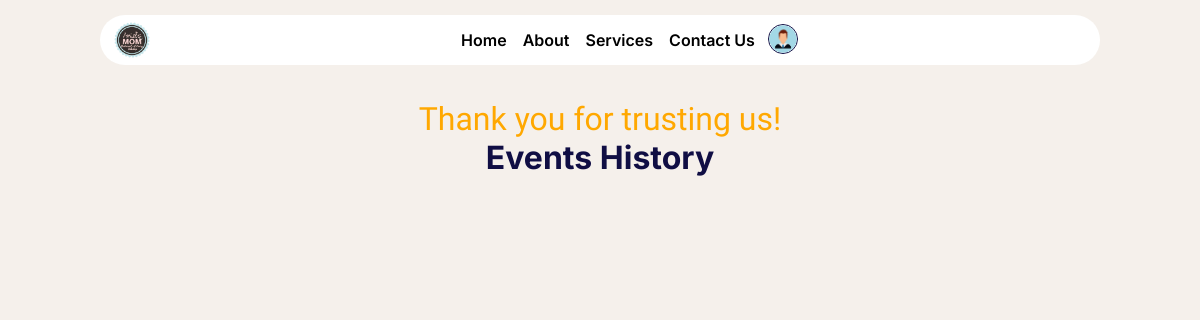
The page /features/users/web/user-dashboard.php (signed in) on the database as committed earlier.
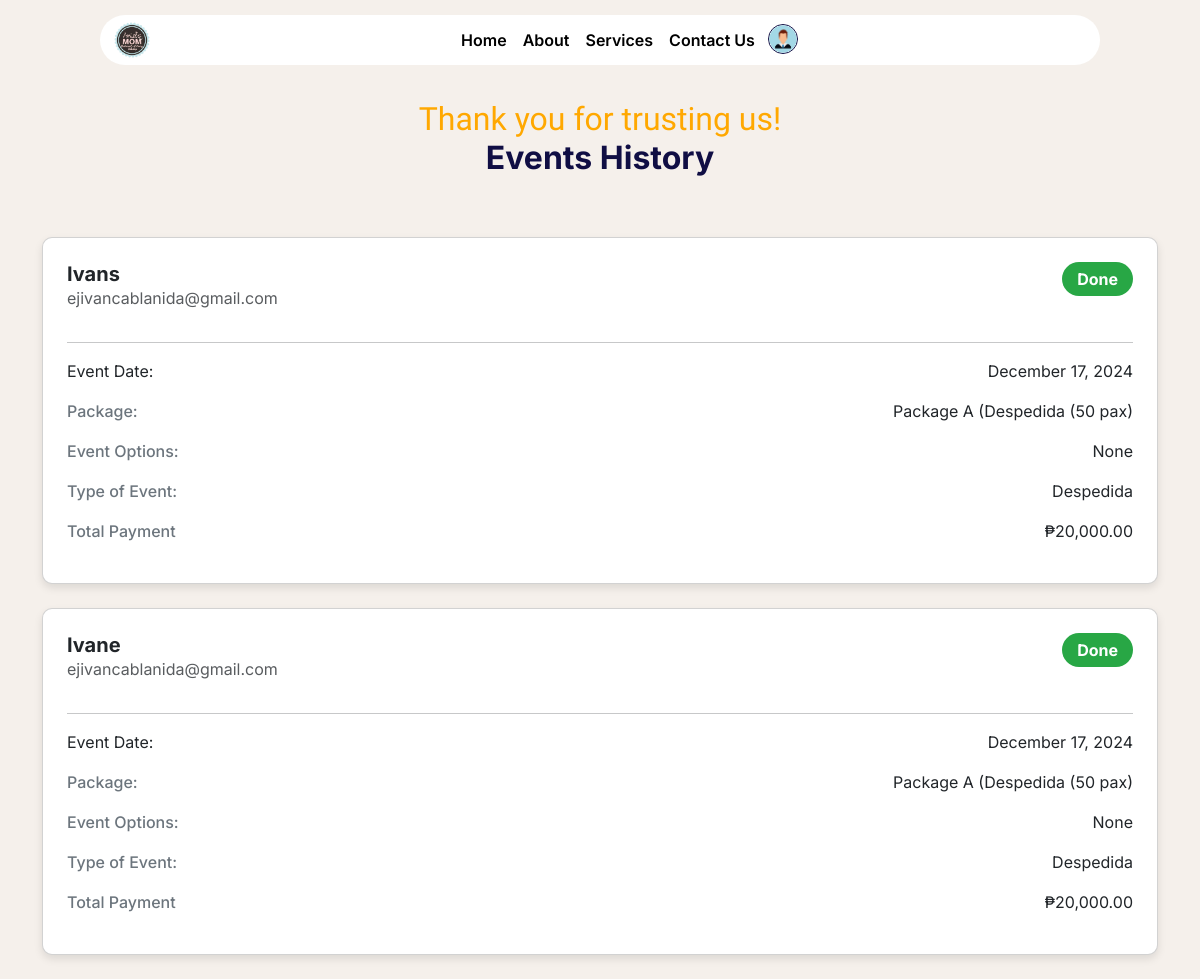
The same page on the database as committed later.
### tables this page shows
CREATE TABLE `booking` (
  `id` int(11) NOT NULL,
  `status` enum('Pending','Waiting','On-going','Finished','Cancel-pending','Cancel') NOT NULL,
  `full_name` varchar(255) NOT NULL,
  `celebrants_name` varchar(255) DEFAULT NULL,
  `email` varchar(255) NOT NULL,
  `phone_number` varchar(15) DEFAULT NULL,
  `events_date` varchar(255) DEFAULT NULL,
  `guest_count` int(11) DEFAULT NULL,
  `event_duration` int(11) DEFAULT NULL,
  `event_starttime` int(11) DEFAULT NULL,
  `event_endtime` int(11) DEFAULT NULL,
  `event_type` varchar(255) DEFAULT NULL,
  `event_package` varchar(255) DEFAULT NULL,
  `event_options` text DEFAULT NULL,
  `cost` decimal(10,2) DEFAULT 0.00,
  `cancel_reason` text DEFAULT NULL,
  `payment_image` varchar(255) DEFAULT NULL,
  `reference_no` varchar(100) DEFAULT NULL,
  `payment_amount` decimal(10,2) NOT NULL,
  `status_paid` tinyint(1) DEFAULT 0,
  `beef_dish` varchar(255) DEFAULT NULL,
  `pork_dish` varchar(255) DEFAULT NULL,
  `chicken_dish` varchar(255) DEFAULT NULL,
  `pasta_dish` varchar(255) DEFAULT NULL,
  `dessert_dish` varchar(255) DEFAULT NULL,
  `fish_dish` varchar(255) DEFAULT NULL,
  `drinks_dish` varchar(255) DEFAULT NULL,
  `created_at` datetime DEFAULT current_timestamp(),
  `gcash_name` varchar(255) NOT NULL,
  `gcash_number` varchar(20) NOT NULL,
  `review_status` int(11) DEFAULT 0
);

### features/users/web/user-dashboard.php (the view, shortened to what this page needs)
<?php
    require '../../../db.php';
    $email = $_SESSION['email'];
    $sql = "SELECT * FROM booking WHERE email = ? AND status = 'Finished' AND review_status = '1'";
    $stmt = $conn->prepare($sql);
    $stmt->bind_param("s", $email);
    $stmt->execute();
    $result = $stmt->get_result();
    $bookings = [];
    while ($row = $result->fetch_assoc()) {
        $bookings[] = $row;
    }
?>
<!DOCTYPE html>
<html lang="en">
<head>
    <link href="https://cdn.jsdelivr.net/npm/bootstrap@5.3.3/dist/css/bootstrap.min.css" rel="stylesheet">
    <link rel="stylesheet" href="../css/appointment.css">
    <link href="https://cdn.jsdelivr.net/npm/fullcalendar@6.1.8/index.global.min.css" rel="stylesheet">
    <link rel="stylesheet" href="https://cdnjs.cloudflare.com/ajax/libs/font-awesome/6.0.0-beta3/css/all.min.css">
</head>
<body>
    <div class="navbar-container">
        <div class="col-10 col-md-10">
        <nav class="navbar navbar-expand-lg navbar-light">
            <div class="container">
                <a class="navbar-brand d-none d-lg-block" href="#">
                    <img src="../../../assets/logo.png" alt="Logo" width="30" height="30">
                </a>
                <div class="collapse navbar-collapse justify-content-center" id="navbarNav">
                    <ul class="navbar-nav">
                        <li class="nav-item">
                            <a class="nav-link" href="#">Home</a>
                        </li>
                        <li class="nav-item">
                            <a class="nav-link" href="#about">About</a>
                        </li>
                        <li class="nav-item">
                            <a class="nav-link" href="#services">Services</a>
                        </li>
                        <li class="nav-item">
                            <a class="nav-link" href="#contact-us">Contact Us</a>
                        </li>
                        <?php if ($email): ?>
                            <div class="dropdown second-dropdown">
                                <button class="btn" type="button" id="dropdownMenuButton2"
                                        data-bs-toggle="dropdown" aria-expanded="false" style="padding: 0; margin-top: 2px;">
                                    <img src="../../../assets/profile/user.png" alt="Profile Image" class="profile" style="width: 30px; height: 30px; margin-left: 5px; margin-right: 5px;">
                                </button>
                            </div>
                        <?php else: ?>
                            <a href="features/users/web/login.php" class="sign-in">Sign In</a>
                        <?php endif; ?>
                    </ul>
                </div>
            </div>
        </nav>
    </div>
    </div>
    <section class="body">
    <p class="calendar-title text-center mb-0">Thank you for trusting us!</p>
    <h3 class="text-center calendar-h3">Events History</h3>
    <div class="container">
    <?php if (!empty($bookings)): ?>
        <?php foreach ($bookings as $booking): ?>
            <div class="card p-4 mb-4">
                <div class="d-flex align-items-start mb-3 justify-content-between">
                    <div>
                        <h5 class="card-title mb-0"><?php echo htmlspecialchars($booking['full_name']); ?></h5>
                        <p class="card-text text-muted"><?php echo htmlspecialchars($booking['email']); ?></p>
                    </div>
                    <div class="d-flex gap-1 justtify-content-end" style="margin-left: auto;">
                        <span class="status-badge <?php echo $booking['status'] === 'Finished' ? 'success' : ''; ?>">
                            <?php echo $booking['status'] === 'Finished' ? 'Done' : htmlspecialchars($booking['status']); ?>
                        </span>
                    </div>
                </div>
                <hr>
                <div class="card-body p-0">
                    <div class="d-flex justify-content-between">
                        <p class="mb-1">Event Date:</p>
                        <p><?php echo (new DateTime($booking['events_date']))->format('F j, Y'); ?></p>
                    </div>
                    <div class="d-flex justify-content-between">
                        <p class="mb-1"><span class="info-label">Package:</span></p>
                        <p><?php echo htmlspecialchars($booking['event_package']); ?></p>
                    </div>
                    <div class="d-flex justify-content-between">
                        <p class="mb-1"><span class="info-label">Event Options:</span></p>
                        <p><?php echo htmlspecialchars($booking['event_options']); ?></p>
                    </div>
                    <div class="d-flex justify-content-between">
                        <p class="mb-1"><span class="info-label">Type of Event:</span></p>
                        <p><?php echo htmlspecialchars($booking['event_type']); ?></p>
                    </div>
                    <div class="d-flex justify-content-between">
                        <p class="mb-1"><span class="info-label">Total Payment</span></p>
                        <p>₱<?php echo number_format(htmlspecialchars($booking['cost']), 2); ?></p>
                    </div>
                </div>
            </div>
        <?php endforeach; ?>
    <?php else: ?>
    <?php endif; ?>
</div>
</section>
</html>

### features/users/css/appointment.css (style rules this page uses)
* { font-family: "Inter", sans-serif; font-optical-sizing: auto; font-style: normal; }
:root { --button-color: #FFA800; --background-color: #F5F0EB; --blue-color: #100E44; }
body { background-color: var(--background-color); }
.navbar-brand img { width: 80px; height: 50px; }
.navbar-container { width: 100%; height: auto; padding: 15px 0 10px 0; display: flex; justify-content: center; margin: auto; }
.navbar { background-color: #fff; border-radius: 50px; margin: auto; padding: 0; border: none; }
.navbar .profile { width: 50px; height: 50px; border-radius: 50%; border: 1px solid var(--blue-color); }
.navbar a { color: #000; font-weight: 14px; line-height: 20px; font-weight: 600; }
.navbar-brand img { width: 40px !important; height: 40px !important; padding: 0; }
.dropdown button { border: none !important; background-color: transparent !important; }
.calendar-title { font-family: "Italianno", cursive; font-weight: 400; font-size: 32px; color: var(--button-color); margin-top: 2%; text-align: center; line-height: 40px; }
.calendar-h3 { font-family: "Inter", sans-serif; font-weight: 700; font-size: 32px; margin-bottom: 5%; color: #100E44; line-height: 38px; }
.card { width: 100%; border-radius: 10px; box-shadow: 0 4px 8px rgba(0, 0, 0, 0.1); }
.card-title { font-weight: bold; }
.status-badge { background-color: #FFD966; color: #000; font-weight: bold; border-radius: 20px; padding: 5px 15px; }
.status-badge.success { background-color: #28a745 !important; color: #fff; }
.card-text { margin: 0; }
.info-label { color: #6c757d; font-weight: 500; }

Rows that differ between the two databases and show on the page:
now on this page (row edited): booking: full_name "Ivans", email "ejivancablanida@gmail.com", status "Done", events_date "December 17, 2024", event_package "Package A (Despedida (50 pax)", event_options "None", event_type "Despedida", cost "20,000.00"
now on this page (row edited): booking: full_name "Ivane", email "ejivancablanida@gmail.com", status "Done", events_date "December 17, 2024", event_package "Package A (Despedida (50 pax)", event_options "None", event_type "Despedida", cost "20,000.00"
